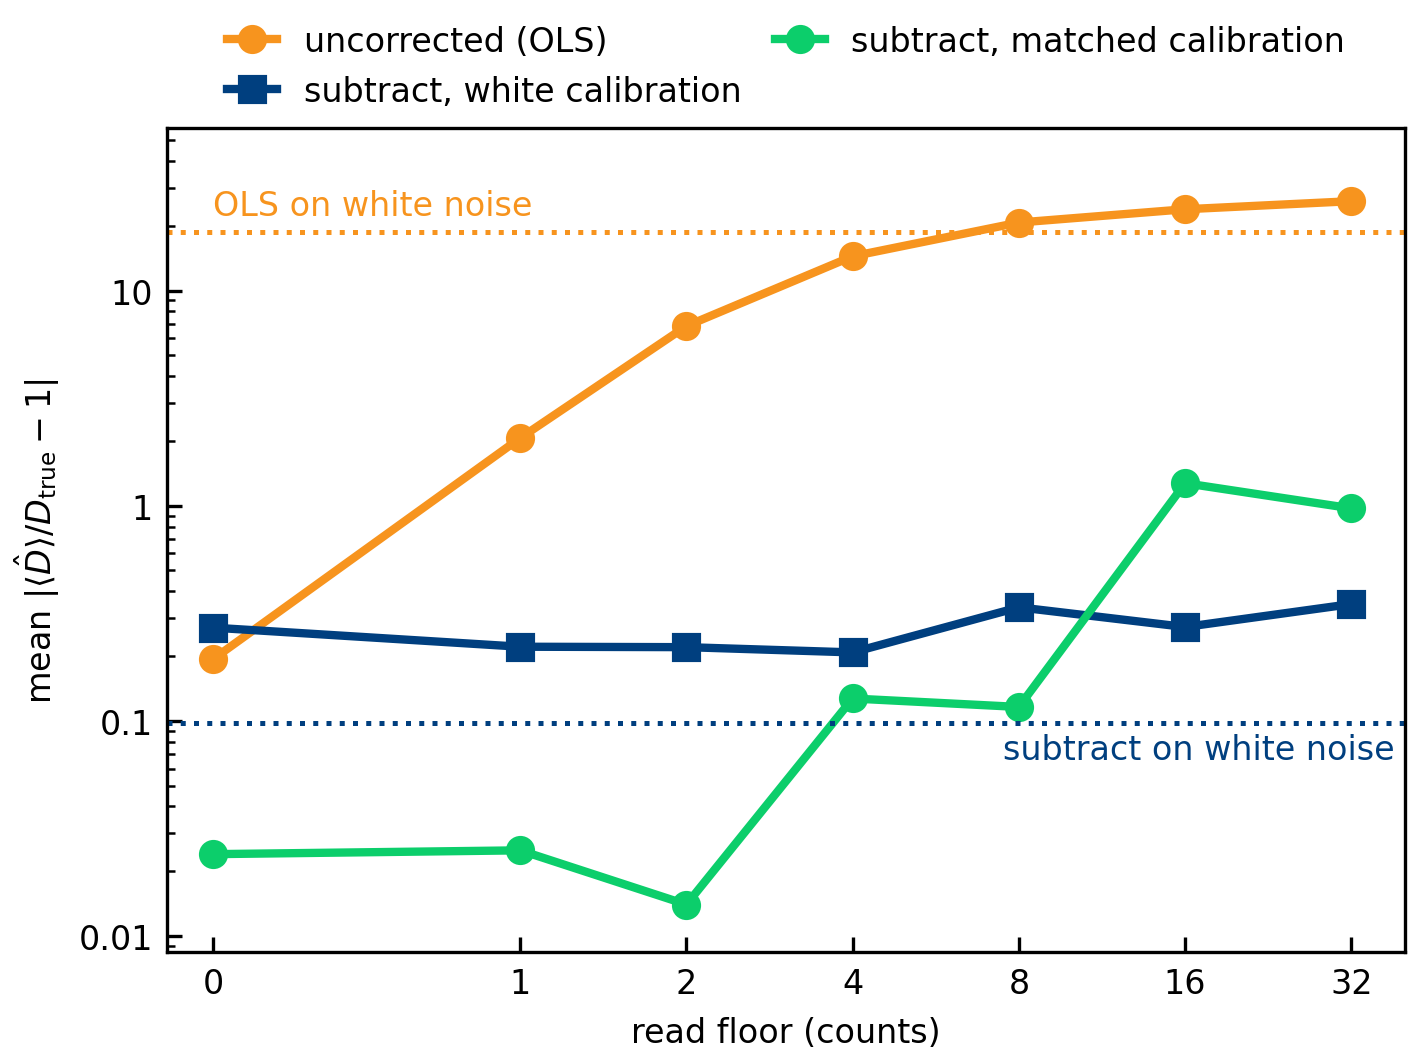

Generate this figure with Python:
"""Where between pure shot and pure white does a real detector sit?

`shot_noise_validation.py` showed the two limits: under constant (white) noise the
MSD-slope bias is huge (D inflated by factors of dozens at low CNR), while under
photon-limited shot noise (read floor = 0) it nearly vanishes, because the clean
wings constrain the width fit. Real photon-counting detectors are in between: a
read-noise / dark-count / background pedestal adds a constant-variance floor that
reintroduces wing noise and brings the bias back. The relevant axis is the read
floor.

This sweep holds the geometry fixed and raises the read floor `r` (constant noise
in count units, added in quadrature to the local shot variance) from 0 upward.
For each `r` it reports, summarised as mean |mean(D_hat)/D_true - 1| over the
CNR_0 sweep:

  OLS raw            -- the uncorrected bias, climbing from ~0 (pure shot) toward
                        the white level as the pedestal grows.
  subtract, matched  -- the correction with a calibration built at the same read
                        floor (CORRECTNESS).
  subtract, white cal -- the shipped white calibration applied to this data
                        (ROBUSTNESS): it over-corrects at small r and is
                        correct only on white data.

The pure-white case is run as the large-r reference. Reading the read floor in
physical terms needs the detector's photon budget: the floor here is in the same
counts as the peak, which holds cnr0**2 counts at frame 0, so a floor of r counts
matters most for the dim, low-CNR frames where peak counts are fewest.

Run from the repository root (set WIDTH_DEBIAS_WORKERS to parallelise)::

    WIDTH_DEBIAS_WORKERS=0 .venv/Scripts/python.exe experiments/noise-law/read_floor_sweep.py

Sweep sizes follow the SHOT_* environment variables (small defaults for a quick
serial smoke run; raise for the full run).
"""
from __future__ import annotations

import os
import sys

import numpy as np
import matplotlib

matplotlib.use("Agg")
import matplotlib.pyplot as plt  # noqa: E402

sys.path.insert(0, os.path.join(os.path.dirname(__file__), "..", "..", "src"))

from width_debias.noise import ShotNoise, WhiteNoise  # noqa: E402
from width_debias.simulate import Experiment  # noqa: E402
from width_debias.validate import calibrate_d_free, evaluate  # noqa: E402

OUTPUT = os.path.join(os.path.dirname(__file__), "..", "..", "output")

GEOM = dict(sigma0=1.0, tau=1.0, half_window=6.0, n_pixels=241,
            n_frames=12, t_max=3.0)
D_TRUE = 0.02                       # sigma_0^2 / tau; L_D / FWHM_0 ~ 0.085

N_CAL = int(os.environ.get("SHOT_NCAL", 120))
N_EVAL = int(os.environ.get("SHOT_NEVAL", 120))
N_EVAL_GRID = int(os.environ.get("SHOT_NGRID", 8))
CAL_CNR0 = np.geomspace(2.0, 80.0, 30)
EVAL_CNR0 = np.geomspace(3.0, 60.0, N_EVAL_GRID)

# Read floors in count units (0 = photon-limited). The peak holds cnr0**2 counts
# at frame 0, so these span negligible-vs-peak-shot up to pedestal-dominated.
READ_FLOORS = np.array([0.0, 1.0, 2.0, 4.0, 8.0, 16.0, 32.0])


def _mad(curve: np.ndarray) -> float:
    return float(np.nanmean(np.abs(curve - 1.0)))


def _plot(ols: np.ndarray, matched: np.ndarray, white: np.ndarray,
          ols_white: float, subtract_white: float, path: str) -> None:
    """Bias against read floor, three curves, with the white-noise levels marked.

    The read-floor axis is symmetric-logarithmic (linear below 1 count), so
    read = 0 sits at its true place instead of at a stand-in value on a log
    axis. The two dotted lines are the same metric on pure white noise: OLS,
    and `subtract` with the white calibration, the level the white-calibration
    curve would reach if the read floor made the noise white. DICE palette;
    the caption carries the title role.
    """
    from matplotlib.ticker import FixedLocator, FuncFormatter, NullLocator

    blue, gold, green = "#003f7f", "#f7941e", "#0cce6b"
    inch, font = 1 / 2.54, 8
    fig, ax = plt.subplots(figsize=(12 * inch, 9 * inch), layout="constrained")
    fig.patch.set_alpha(0)
    ax.set_facecolor("white")
    ax.plot(READ_FLOORS, ols, "o-", color=gold, lw=2, label="uncorrected (OLS)")
    ax.plot(READ_FLOORS, white, "s-", color=blue, lw=2,
            label="subtract, white calibration")
    ax.plot(READ_FLOORS, matched, "o-", color=green, lw=2,
            label="subtract, matched calibration")
    ax.axhline(ols_white, color=gold, ls=":", lw=1.2)
    ax.axhline(subtract_white, color=blue, ls=":", lw=1.2)
    ax.set_xscale("symlog", linthresh=1.0, linscale=0.5)
    ax.set_yscale("log")
    ax.set_xlim(-0.15, 1.25 * READ_FLOORS[-1])
    values = np.concatenate([ols, matched, white, [ols_white, subtract_white]])
    ax.set_ylim(0.6 * np.nanmin(values), 2.2 * np.nanmax(values))
    ax.text(0.0, ols_white * 1.12, "OLS on white noise", color=gold,
            fontsize=font, ha="left", va="bottom")
    ax.text(1.2 * READ_FLOORS[-1], subtract_white / 1.12,
            "subtract on white noise", color=blue, fontsize=font,
            ha="right", va="top")
    ax.xaxis.set_major_locator(FixedLocator(READ_FLOORS))
    ax.xaxis.set_minor_locator(NullLocator())
    ax.yaxis.set_major_formatter(FuncFormatter(lambda v, _: f"{v:g}"))
    ax.set_xlabel("read floor (counts)", fontsize=font)
    ax.xaxis.set_major_formatter(FuncFormatter(lambda v, _: f"{v:g}"))
    ax.set_ylabel(r"mean $|\langle\hat D\rangle/D_\mathrm{true}-1|$", fontsize=font)
    ax.tick_params(direction="in", which="both", top=False, right=False,
                   labelsize=font)
    ax.legend(fontsize=font, frameon=False, loc="lower center",
              bbox_to_anchor=(0.5, 1.0), ncol=2, handlelength=1.5,
              columnspacing=1.0, borderaxespad=0.2)
    fig.savefig(path, dpi=300)
    plt.close(fig)


def main() -> None:
    print("MSD-slope bias vs detector read floor (pure shot -> pure white)")
    print(f"  D_true = {D_TRUE} sigma_0^2/tau")
    print(f"  calibration: {CAL_CNR0.size} CNR_0 in [2, 80], {N_CAL} runs/cell")
    print(f"  evaluation:  {EVAL_CNR0.size} CNR_0 in [3, 60], {N_EVAL} runs/cell")
    print(f"  read floors (counts): {READ_FLOORS.tolist()}")
    print(f"  workers = {os.environ.get('WIDTH_DEBIAS_WORKERS', '(serial)')}")

    # The shipped default: a white-noise calibration. Used as the robustness
    # reference (applied to every read-floor case) and as the large-r limit.
    print("\nBuilding the default white calibration at D = 0 ...", flush=True)
    white_cal = calibrate_d_free(CAL_CNR0, n_runs=N_CAL, noise_model=WhiteNoise(),
                                 **GEOM)

    exp = Experiment(D=D_TRUE, **GEOM)
    ols, subtract_matched, subtract_white = [], [], []
    for r in READ_FLOORS:
        model = ShotNoise(read=float(r), poisson=True)
        print(f"\n[read = {r:5.1f}] building matched calibration ...", flush=True)
        cal_r = calibrate_d_free(CAL_CNR0, n_runs=N_CAL, noise_model=model, **GEOM)
        r_match = evaluate(exp, EVAL_CNR0, cal_r, n_runs=N_EVAL, noise_model=model)
        r_white = evaluate(exp, EVAL_CNR0, white_cal, n_runs=N_EVAL,
                           noise_model=model)
        ols.append(_mad(r_match["ols"].mean_bias))
        subtract_matched.append(_mad(r_match["subtract"].mean_bias))
        subtract_white.append(_mad(r_white["subtract"].mean_bias))
        print(f"  OLS raw {ols[-1]:.3f} | subtract matched {subtract_matched[-1]:.3f} "
              f"| subtract white-cal {subtract_white[-1]:.3f}")

    # The pure-white limit, for reference.
    print("\n[white limit] evaluating white data with the white calibration ...",
          flush=True)
    r_w = evaluate(exp, EVAL_CNR0, white_cal, n_runs=N_EVAL,
                   noise_model=WhiteNoise())
    ols_white = _mad(r_w["ols"].mean_bias)
    subtract_white_white = _mad(r_w["subtract"].mean_bias)

    ols = np.array(ols)
    subtract_matched = np.array(subtract_matched)
    subtract_white = np.array(subtract_white)

    print("\n" + "=" * 72)
    print("mean |mean(D_hat)/D_true - 1| over the CNR_0 sweep, vs read floor")
    print("=" * 72)
    print(f"  {'read':>6} {'OLS raw':>10} {'subtract matched':>16} "
          f"{'subtract white-cal':>18}")
    for i, r in enumerate(READ_FLOORS):
        print(f"  {r:>6.1f} {ols[i]:>10.3f} {subtract_matched[i]:>16.3f} "
              f"{subtract_white[i]:>18.3f}")
    print(f"  {'white':>6} {ols_white:>10.3f} {'-':>16} "
          f"{subtract_white_white:>18.3f}")

    path = os.path.join(OUTPUT, "read_floor_sweep.png")
    _plot(ols, subtract_matched, subtract_white, ols_white, subtract_white_white,
          path)
    print(f"\nSaved {os.path.basename(path)}")


if __name__ == "__main__":
    main()
